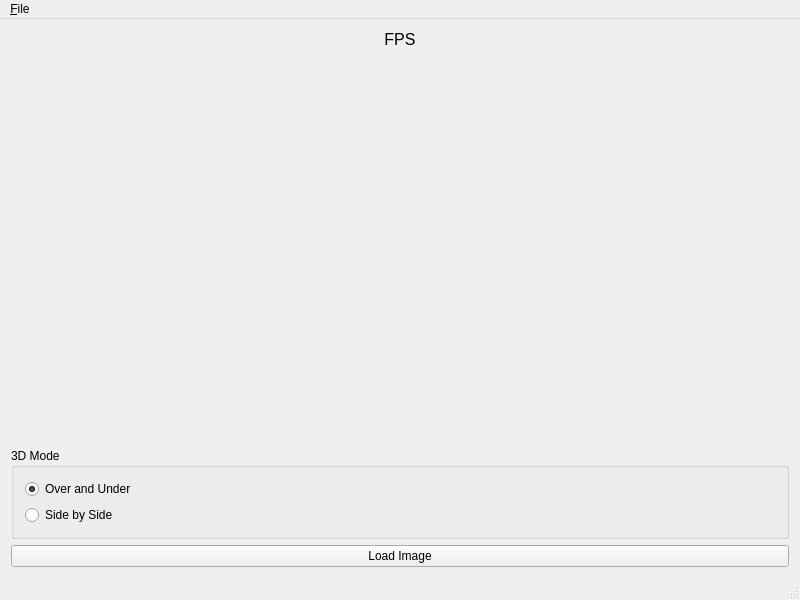
<?xml version="1.0" encoding="UTF-8"?>
<ui version="4.0">
 <class>MainWindow</class>
 <widget class="QMainWindow" name="MainWindow">
  <property name="geometry">
   <rect>
    <x>0</x>
    <y>0</y>
    <width>800</width>
    <height>600</height>
   </rect>
  </property>
  <property name="windowTitle">
   <string>MainWindow</string>
  </property>
  <widget class="QWidget" name="centralWidget">
   <layout class="QVBoxLayout" name="verticalLayout">
    <item>
     <layout class="QHBoxLayout" name="horizontalLayout">
      <item>
       <layout class="QVBoxLayout" name="verticalLayout_2">
        <item>
         <widget class="QLabel" name="fpsLabel">
          <property name="font">
           <font>
            <pointsize>12</pointsize>
           </font>
          </property>
          <property name="text">
           <string>FPS</string>
          </property>
          <property name="textFormat">
           <enum>Qt::AutoText</enum>
          </property>
          <property name="alignment">
           <set>Qt::AlignCenter</set>
          </property>
         </widget>
        </item>
        <item>
         <spacer name="verticalSpacer">
          <property name="orientation">
           <enum>Qt::Vertical</enum>
          </property>
          <property name="sizeHint" stdset="0">
           <size>
            <width>20</width>
            <height>40</height>
           </size>
          </property>
         </spacer>
        </item>
        <item>
         <widget class="QGroupBox" name="groupBox">
          <property name="title">
           <string>3D Mode</string>
          </property>
          <layout class="QVBoxLayout" name="verticalLayout_3">
           <item>
            <widget class="QRadioButton" name="radioButton_2">
             <property name="text">
              <string>Over and Under</string>
             </property>
             <property name="checked">
              <bool>true</bool>
             </property>
            </widget>
           </item>
           <item>
            <widget class="QRadioButton" name="radioButton">
             <property name="text">
              <string>Side by Side</string>
             </property>
            </widget>
           </item>
          </layout>
         </widget>
        </item>
       </layout>
      </item>
      <item>
       <layout class="QVBoxLayout" name="rightLayout">
        <property name="sizeConstraint">
         <enum>QLayout::SetMaximumSize</enum>
        </property>
       </layout>
      </item>
     </layout>
    </item>
    <item>
     <widget class="QPushButton" name="loadButton">
      <property name="text">
       <string>Load Image</string>
      </property>
     </widget>
    </item>
   </layout>
  </widget>
  <widget class="QMenuBar" name="menuBar">
   <property name="geometry">
    <rect>
     <x>0</x>
     <y>0</y>
     <width>800</width>
     <height>21</height>
    </rect>
   </property>
   <widget class="QMenu" name="menu_File">
    <property name="title">
     <string>&amp;File</string>
    </property>
    <addaction name="action_Load_Panorama"/>
   </widget>
   <addaction name="menu_File"/>
  </widget>
  <widget class="QStatusBar" name="statusBar"/>
  <action name="action_Load_Panorama">
   <property name="text">
    <string>&amp;Load Panorama</string>
   </property>
  </action>
 </widget>
 <layoutdefault spacing="6" margin="11"/>
 <resources/>
 <connections>
  <connection>
   <sender>loadButton</sender>
   <signal>clicked()</signal>
   <receiver>action_Load_Panorama</receiver>
   <slot>trigger()</slot>
   <hints>
    <hint type="sourcelabel">
     <x>102</x>
     <y>217</y>
    </hint>
    <hint type="destinationlabel">
     <x>-1</x>
     <y>-1</y>
    </hint>
   </hints>
  </connection>
 </connections>
</ui>
